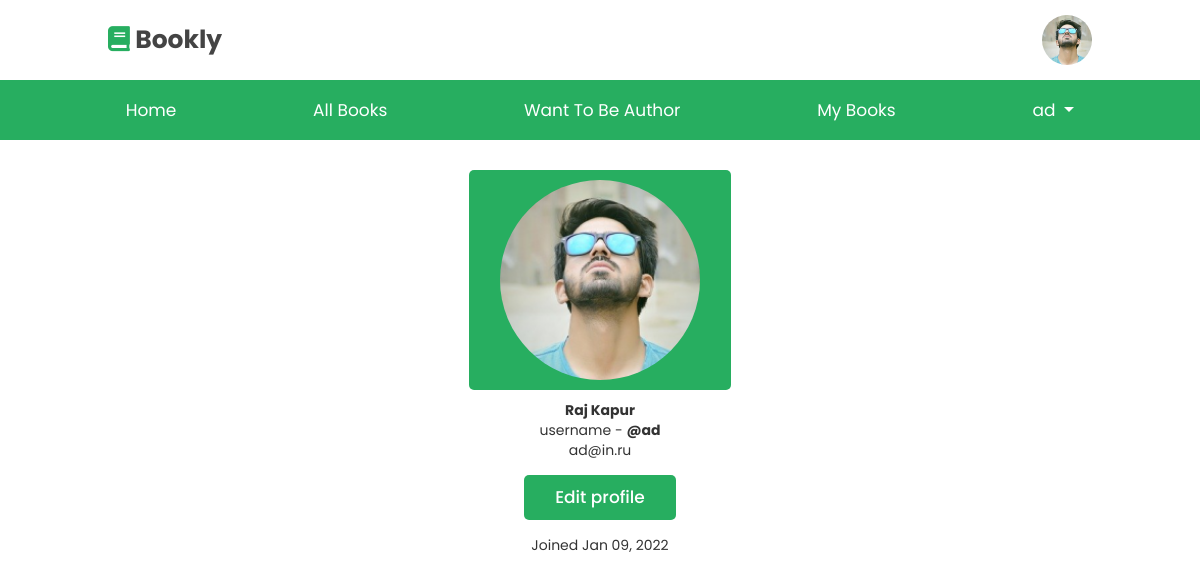
/users/profile/ (signed in), run on the app's committed database.
### users/models.py (models this page shows)
class CustomUser(AbstractUser):
    profile_picture = models.ImageField(default="default_pic.png", upload_to='users/')

### users/views.py (the view)
# urls.py: path("profile/", ProfileView.as_view(), name="profile"),
class ProfileView(LoginRequiredMixin, View):
    def get(self, request):
        return render(request, "profile.html", {"user": request.user})

### users/templates/profile.html (shortened to what this page needs)
{% extends "base.html" %}
{% block content %}
    <div class="container">
        <div class=" image d-flex flex-column justify-content-center align-items-center">
            <button class="btn btn-secondary">
                <img class="profile-pic" alt="Profile picture" src="{{ request.user.profile_picture.url }}">
            </button>
            <strong class="name mt-3">{{ user.first_name }} {{ user.last_name }}</strong>
            <span class="idd">username - <b>@{{ user.username }}</b></span>
            <span class="idd">{{ user.email }}</span>
            <div class=" d-flex mt-2"> <a class="btn btn-dark" href="{% url 'profile-edit' %}">Edit profile</a> </div>
            <div class=" px-2 rounded mt-4 date "> <span class="join">Joined {{ user.date_joined | date:"M d, Y" }}</span> </div>
        </div>
    </div>
{% endblock %}

### templates/base.html (shortened to what this page needs)
{% load static %}
<!DOCTYPE html>
<html lang="en">
<head>
    <link rel="stylesheet" href="https://unpkg.com/swiper@7/swiper-bundle.min.css" />
    <link rel="stylesheet" href="https://cdnjs.cloudflare.com/ajax/libs/font-awesome/5.15.4/css/all.min.css">
    <link href="https://cdn.jsdelivr.net/npm/bootstrap@5.0.2/dist/css/bootstrap.min.css" rel="stylesheet">
    <link href="http://netdna.bootstrapcdn.com/bootstrap/3.3.6/css/bootstrap.css" rel="stylesheet">
    <link rel="stylesheet" href="https://cdnjs.cloudflare.com/ajax/libs/bootstrap-star-rating/4.0.2/css/star-rating.min.css" />
    <link rel="stylesheet" href="{% static 'css/style.css' %}">
</head>
<body>
    <header class="header ">
        <div class="header-1">
            <a href="/" class="logo text-decoration-none"> <i class="fas fa-book text-decoration-none"></i> Bookly </a>
            <div class="icons">
                {% if request.user.is_authenticated %}
                    <a href="{% url 'profile' %}" id="login-btn"">
                        <img id='profile_pic' src="{{request.user.profile_picture.url}}" alt="">
                    </a>
                {% else %}
                    <a href="{% url 'profile' %}" id="login-btn" class="fas fa-user"></a>
                {% endif %}
            </div>
        </div>
        <div class="header-2 mb-2 ">
            <nav class="navbar-r navbar   ">
                <a class='text-decoration-none' href="/">Home</a>
                <a class='text-decoration-none' href="{% url 'list' %}">All Books</a>
                <a class='text-decoration-none' href="/#featured">Want To Be Author</a>
                <a class="text-decoration-none" href="{% url 'favorite_books' %}">My Books</a>
                <div class="">
                    {% if request.user.is_authenticated %}
                        <div class="nav-item dropdown">
                            <a class="nav-link dropdown-toggle text-decoration-none" href="#" id="navbarDropdown" role="button" data-bs-toggle="dropdown" aria-expanded="false">
                                {{ request.user.username }}
                            </a>
                        </div>
                    {% else %}
                        <a class="btn btn-outline-primary" href="{% url 'login' %}">Login</a>
                    {% endif %}
                </div>
            </nav>
        </div>
    </header>
    <div>
        {% block content %}
        {% endblock content %}
    </div>
</body>
</html>

### static/css/style.css (style rules this page uses)
:root { --green:#27ae60; --dark-color:#219150; --black:#444; --light-color:#666; --border:.1rem solid rgba(0,0,0,.1); --border-hover:.1rem solid var(--black); --box-shadow:0 .5rem 1rem rgba(0,0,0,.1); }
* { font-family: 'Poppins', sans-serif; margin:0; padding:0; box-sizing: border-box; outline: none; border:none; text-decoration: none; transition:all .2s linear; transition:width none; }
html { font-size: 62.5%; overflow-x: hidden; scroll-padding-top: 5rem; scroll-behavior: smooth; }
.btn { margin-top: 1rem; display:inline-block; padding:.9rem 3rem; border-radius: .5rem; color:#fff; background:var(--green); font-size: 1.7rem; cursor: pointer; font-weight: 500; }
.header .header-1 { background:#fff; padding:1.5rem 9%; display: flex; align-items: center; justify-content: space-between; }
.header .header-1 .logo { font-size: 2.5rem; font-weight: bolder; color:var(--black); }
.header .header-1 .logo i { color:var(--green); }
.header .header-1 .icons div, .header .header-1 .icons a { font-size: 2.5rem; margin-left: 1.5rem; color:var(--black); cursor: pointer; }
.header .header-2 { background:var(--green); }
.header .header-2 .navbar-r { text-align: center; }
.header .header-2 .navbar-r a { color:#fff; display: inline-block; padding:1.2rem; font-size: 1.7rem; }
.profile-pic { width: 200px; height: 200px; border-radius: 50%; }
#profile_pic { border-radius: 50%; width: 50px; height: 50px; }

### data on the page
CustomUser: user.profile_picture (picture), user.username "ad", first_name "Raj", last_name "Kapur", username "ad", email "ad@in.ru", date_joined "Jan 09, 2022"
